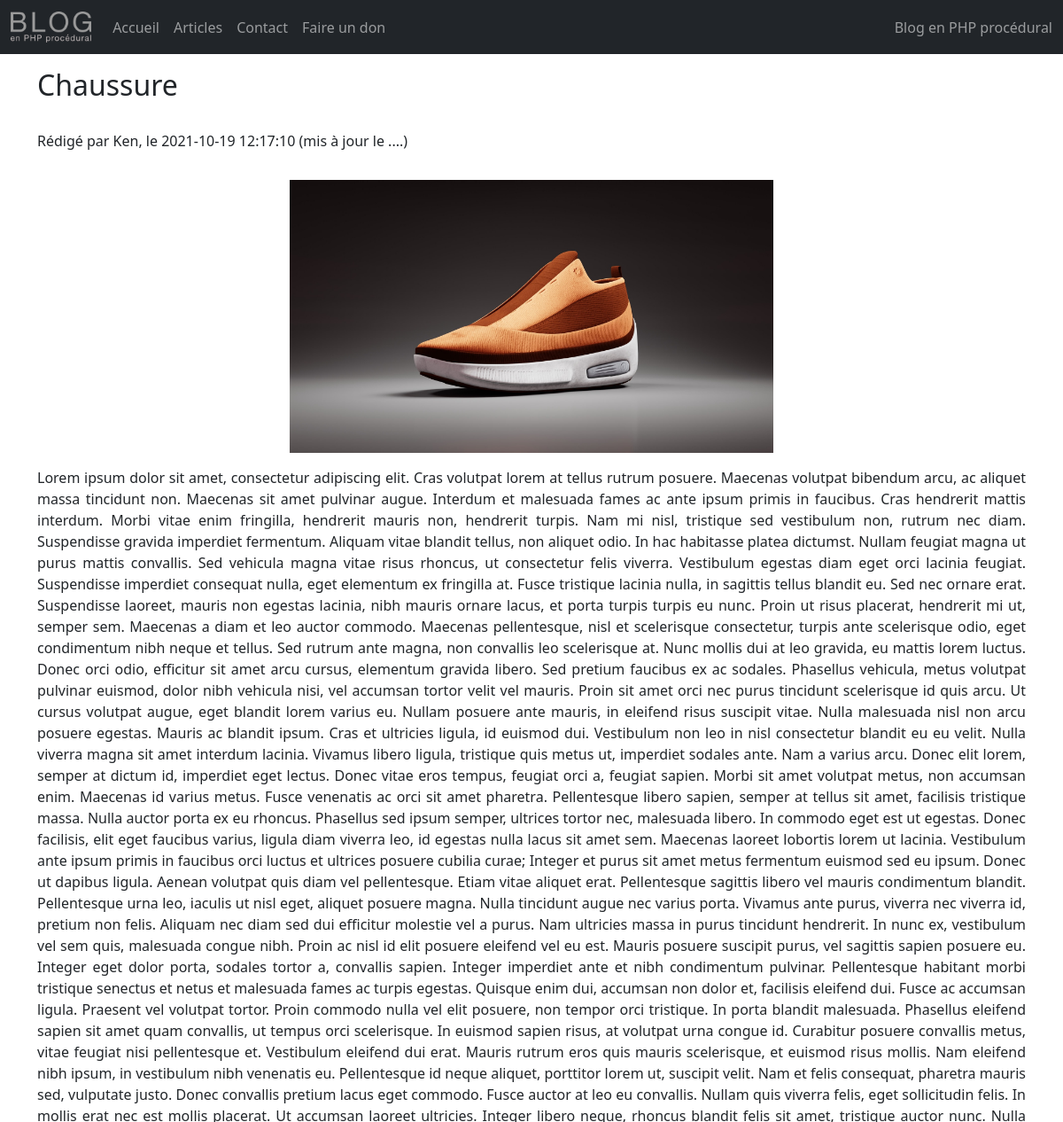
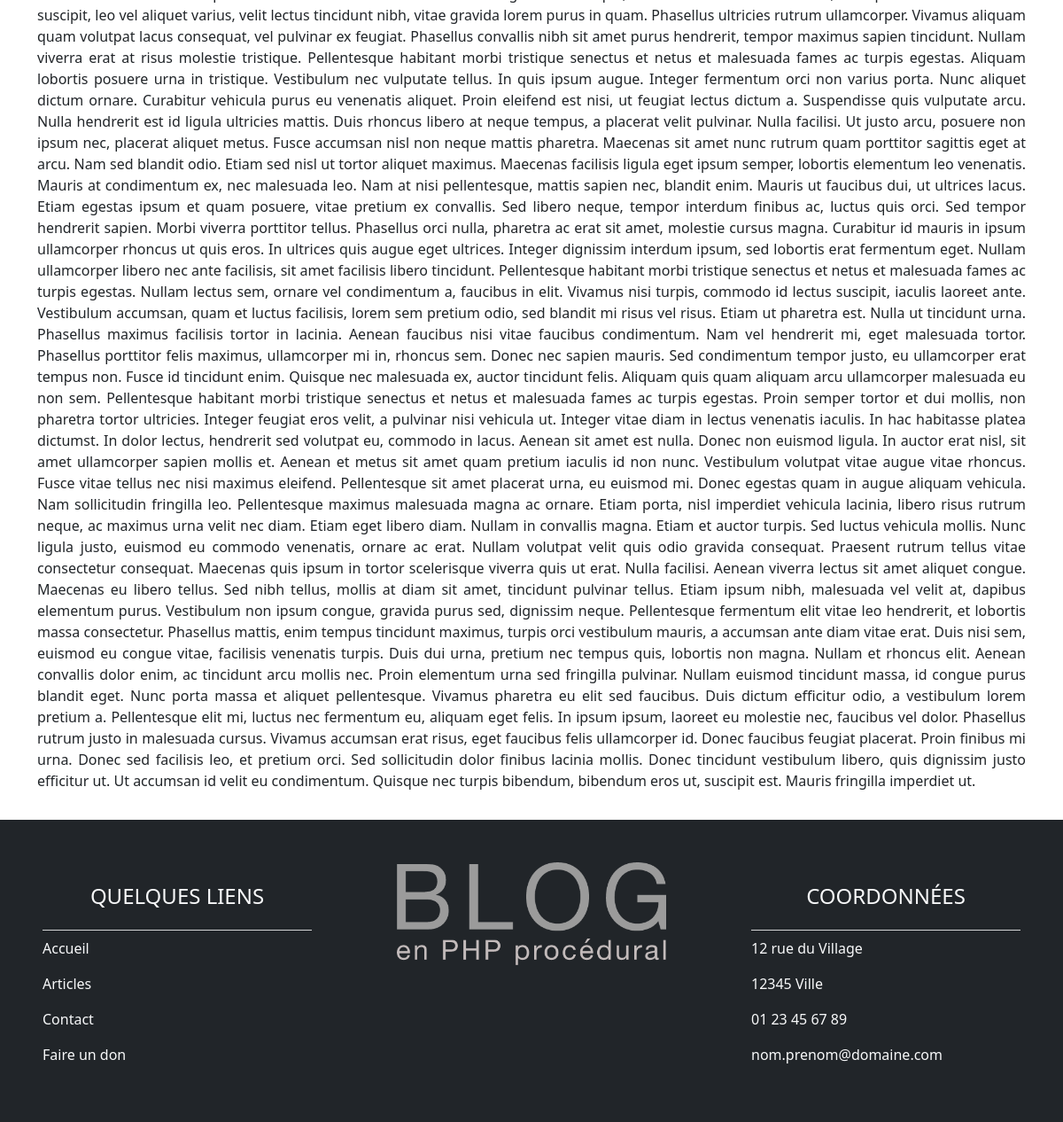
The page /index.php?page=post&article=9 on the database its author committed (2 pictures, top to bottom).
### tables this page shows
CREATE TABLE `post` (
  `id` int(11) NOT NULL,
  `title` varchar(100) NOT NULL,
  `content` text NOT NULL,
  `img` varchar(20) NOT NULL,
  `alt` varchar(100) NOT NULL,
  `author` varchar(45) NOT NULL,
  `created_at` datetime NOT NULL,
  `updated_at` datetime DEFAULT NULL,
  `published` tinyint(1) DEFAULT NULL
);

### views/post.php (the view)
<?php
    $id = (int)$_GET['article'];
    $req = $db->query('SELECT * FROM post WHERE id=' . $id);
    $post = $req->fetch();
?>
<div class="container my-3">
    <div class="row">
        <div class="col-12">
            <h1><?= $post['title'] ?></h1>
            <p>Rédigé par <?= $post['author'] ?>, le <?= $post['created_at'] ?> (mis à jour le ....)</p>
        </div>
        <div class="col-sm-12 col-md-8 offset-md-2 col-lg-6 offset-lg-3 my-3">
            <img src="assets/img/posts/<?= $post['img'] ?>" alt="<?= $post['alt'] ?>" class="w-100">
        </div>
        <div class="col-12">
            <p><?= $post['content'] ?></p>
        </div>
    </div>
</div>

### assets/css/style.css (style rules this page uses)
* { margin: 0; padding: 0; list-style-type: none; text-decoration: none; }
* { font-weight: lighter; }
h1 { font-size: 2em; font-weight: 300; margin-bottom: 1em; }
p { text-align: justify; }

### rows shown on the page
post: title "Chaussure", author "Ken", created_at "2021-10-19 12:17:10", img (picture), content "Lorem ipsum dolor sit amet, consectetur adipiscing elit. Cras volutpat lorem at tellus rutrum posuere. Maecenas volutpat bibendum arcu, ac aliquet massa tincidunt non. Maecenas sit amet pulvinar augue. Interdum et malesuada fames ac ante ipsum primis in faucibus. Cras hendrerit mattis interdum. Morbi vitae enim fringilla, hendrerit mauris non, hendrerit turpis. Nam mi nisl, tristique sed vestibulum non, rutrum nec diam. Suspendisse gravida imperdiet fermentum. Aliquam vitae blandit tellus, non aliquet odio. In hac habitasse platea dictumst. Nullam feugiat magna ut purus mattis convallis. Sed vehicula magna vitae risus rhoncus, ut consectetur felis viverra. Vestibulum egestas diam eget orci…"
